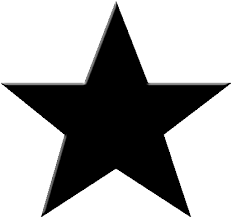
#> input picture homework4/temp.png, 232 x 218 px
$ jupyter execute --allow-errors '#FL4 2016124169 이유찬.ipynb'
#> lines starting #> are read from the running program, lines starting #| are printed output that depends on the picture; after the words box and inside, x2 and y2 are one past the last pixel; in counts of white or black regions, pixels touching at a corner belong together
#> further down, m is the input picture: PIL image 232x218 P; min 0, max 255, mean 166.9
[cell 1]
import numpy as np
from PIL import Image
from numpy import linalg as LA

def gaussian(k,mean = 0, std=1):
#> called with k = 3, mean = 0, std = 1
    if k%2==0:
        raise Exception('짝수 X')
    size = (k,k)
    gauss_filter = np.zeros(size)
    mid = (k-1)//2

    # mean = 0 이라 가정

    for i in range(k):
        for j in range(k):
            gauss_filter[i,j] = np.exp(-((((i-mid)**2) + ((j-mid)**2))/(2*(std**2))))
    K = gauss_filter.sum()

    return gauss_filter/K

# [32 lines left out: function moravec, not called in this run]


def harris(image):
    k=3
    weight = gaussian(k=k)
    threshold = 0.9
    original_img = np.array(image).astype('float32')
    if len(original_img.shape)==2:
        original_img = np.expand_dims(original_img,2)
        weight = np.expand_dims(weight,2)

    height, width, channel = original_img.shape
#> height = 218; width = 232; channel = 1
    original_img = np.pad(original_img/255., (((k-1)//2,(k-1)//2),((k-1)//2,(k-1)//2),(0,0)), 'constant', constant_values=0)
#> original_img: shape (220, 234, 1) float32

    dx_filter = np.array([[-1,0,1],[-1,0,1],[-1,0,1]])
    dy_filter = np.array([[-1,-1,-1],[0,0,0],[1,1,1]])


    a1 = np.zeros(shape=(height,width,channel))
    a4 = np.zeros(shape=(height,width,channel))
    a23 = np.zeros(shape=(height,width,channel))
    for h in range(height):
        for w in range(width):
            for c in range(channel):
                a1[h,w,c] = (original_img[h:h+k,w:w+k,c]*dy_filter).sum()
                a4[h,w,c] = (original_img[h:h+k,w:w+k,c]*dx_filter).sum()
                a23[h,w,c] = (original_img[h:h+k,w:w+k,c]*dx_filter).sum()
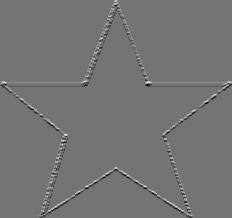
#> a1: shape (218, 232, 1) float64; min -0.302, max 0.357, mean 0; drawn with min black and max white

    a1 = np.pad(a1, (((k-1)//2,(k-1)//2),((k-1)//2,(k-1)//2),(0,0)), 'constant', constant_values=0)
#> a1: shape (220, 234, 1) float64
    a4 = np.pad(a4, (((k-1)//2,(k-1)//2),((k-1)//2,(k-1)//2),(0,0)), 'constant', constant_values=0)
    a23 = np.pad(a23, (((k-1)//2,(k-1)//2),((k-1)//2,(k-1)//2),(0,0)), 'constant', constant_values=0)

    _a1 = np.zeros(shape=(height,width,channel))
    _a4 = np.zeros(shape=(height,width,channel))
    _a23 = np.zeros(shape=(height,width,channel))
    for h in range(height):
        for w in range(width):
            for c in range(channel):
                _a1[h,w,c] = (a1[h:h+k,w:w+k,c]*dy_filter).sum()
                _a4[h,w,c] = (a4[h:h+k,w:w+k,c]*dx_filter).sum()
                _a23[h,w,c] = (a23[h:h+k,w:w+k,c]*dy_filter).sum()
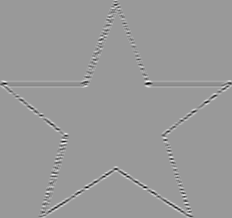
#> _a1: shape (218, 232, 1) float64; min -1.54, max 1.02, mean -0.0001; drawn with min black and max white
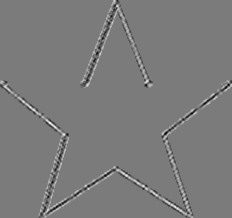
#> _a23: shape (218, 232, 1) float64; min -0.533, max 0.565, mean 0; drawn with min black and max white
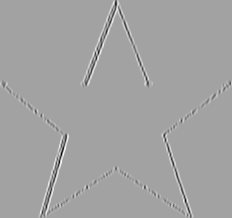
#> _a4: shape (218, 232, 1) float64; min -2.09, max 1.2, mean -7.12e-05; drawn with min black and max white

    _a1 = np.pad(_a1, (((k-1)//2,(k-1)//2),((k-1)//2,(k-1)//2),(0,0)), 'constant', constant_values=0)
#> _a1: shape (220, 234, 1) float64
    _a4 = np.pad(_a4, (((k-1)//2,(k-1)//2),((k-1)//2,(k-1)//2),(0,0)), 'constant', constant_values=0)
#> _a4: shape (220, 234, 1) float64
    _a23 = np.pad(_a23, (((k-1)//2,(k-1)//2),((k-1)//2,(k-1)//2),(0,0)), 'constant', constant_values=0)
#> _a23: shape (220, 234, 1) float64

    result = np.zeros(shape=(height,width,channel))
    for h in range(height):
        for w in range(width):
            for c in range(channel):
                p = (_a1[h:h+k,w:w+k,c]*weight).sum()
                q = (_a4[h:h+k,w:w+k,c]*weight).sum()
                r = (_a23[h:h+k,w:w+k,c]*weight).sum()

                K=0.04
                C = ((p*q)-(r**2))-(K*((p+q)**2))
                #print(C)
                if np.abs(C)>threshold:
                    result[h,w,c]=True
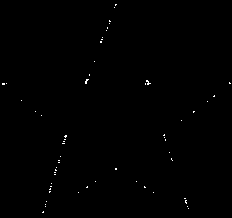
#> result: shape (218, 232, 1) float64; values 0 (black) and 1 (white), 0.28% white in thin lines or dots

    return result


# [25 lines left out: function susan, not called in this run]

[cell 2]
import matplotlib.pyplot as plt

#path = 'lena_grey.bmp'
path = 'temp.png'
m = Image.open(path)
plt.imshow(m,cmap='gray'), plt.axis('off')
plt.show()
'''
print('-----------moravec-------------')
result = moravec(m)
c = np.squeeze(result)
plt.imshow(c, cmap='gray'), plt.axis('off')
plt.show()
'''
print('-----------harris-------------')
result = harris(m)
c = np.squeeze(result)
plt.imshow(c, cmap='gray'), plt.axis('off')
plt.show()
'''
print('-----------susan-------------')
result = susan(m)
c = np.squeeze(result)
plt.imshow(c, cmap='gray'), plt.axis('off')
plt.show()
'''

[cell 3]
# problem 1

import numpy as np
from PIL import Image
import copy

def generate_xfilter():
    _filter = [[-1,0,1],
               [-2,0,2],
               [-1,0,1]]
    _filter = np.array(_filter)
    return _filter

def generate_yfilter():
    _filter = [[-1,-2,-1],
               [0,0,0],
               [1,2,1]]
    _filter = np.array(_filter)
    return _filter

def edge_map(image_path):
#> called with image_path = 'temp.png'
    original_img = Image.open(image_path)
    original_img = np.array(original_img).astype('float32')
    if len(original_img.shape)==2:
        original_img = np.expand_dims(original_img,2)


    array_shape = (original_img.shape[0]-2, original_img.shape[1]-2, original_img.shape[2])
#> array_shape = (216, 230, 1)
    dx_map = np.zeros(shape = array_shape)
    dy_map = np.zeros(shape = array_shape)
    gradient_strength_map = np.zeros(shape = array_shape)
    gradient_orientation_map = np.zeros(shape = array_shape)
    xfilter = generate_xfilter()
    yfilter = generate_yfilter()
    for h in range(original_img.shape[0]-2):
        for w in range(original_img.shape[1]-2):
            for c in range(original_img.shape[2]):
                gradient_x = np.multiply(original_img[h:h+3,w:w+3,c],xfilter).sum()
                gradient_y = np.multiply(original_img[h:h+3,w:w+3,c],yfilter).sum()
                strength = (gradient_x**2 + gradient_y**2)**(1/2)

                orientation = (np.arctan(gradient_y/(gradient_x+1e-8))+np.pi/2)/np.pi*255.
                dx_map[h,w,c]=gradient_x
                dy_map[h,w,c]=gradient_y
                gradient_strength_map[h,w,c] = strength
                gradient_orientation_map[h,w,c] = orientation
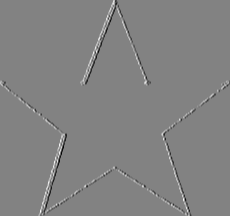
#> dx_map: shape (216, 230, 1) float64; min -153, max 145, mean 0; drawn with min black and max white
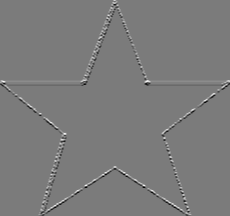
#> dy_map: shape (216, 230, 1) float64; min -117, max 124, mean 0; drawn with min black and max white
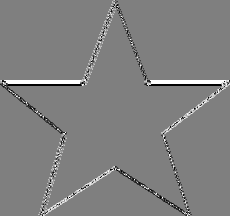
#> gradient_orientation_map: shape (216, 230, 1) float64; min 1.45e-08, max 255, mean 128.3
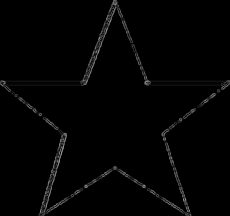
#> gradient_strength_map: shape (216, 230, 1) float64; min 0, max 153, mean 3.4

    final_map = gradient_strength_map > 0
#> final_map: shape (216, 230, 1) bool; 7.7% white; 1 white region, box (x1, y1, x2, y2) and area: (0, 0, 230, 216) 3835

    return final_map

def solution(image):

    def check(cy,cx,img):
        d = [[0,1],[1,1],[1,0],[1,-1],[0,-1],[-1,-1],[-1,0],[-1,1]]
        n0 = img[cy+d[0][0],cx+d[0][1]]
        n1 = img[cy+d[1][0],cx+d[1][1]]
        n2 = img[cy+d[2][0],cx+d[2][1]]
        n3 = img[cy+d[3][0],cx+d[3][1]]
        n4 = img[cy+d[4][0],cx+d[4][1]]
        n5 = img[cy+d[5][0],cx+d[5][1]]
        n6 = img[cy+d[6][0],cx+d[6][1]]
        n7 = img[cy+d[7][0],cx+d[7][1]]

        if img[cy,cx]==1 and \
        ((not n0 and \
        (n4 and \
         (n5 or n6 or n2 or n3) and \
         (n6 or not n7) and \
         (n2 or not n1))) or \

         (not n4 and \
        (n0 and \
         (n1 or n2 or n6 or n7) and \
         (n2 or not n3) and \
         (n6 or not n5))) or \

         (not n2 and \
        (n6 and \
         (n7 or n0 or n4 or n5) and \
         (n0 or not n1) and \
         (n4 or not n3))) or \

         (not n6 and \
        (n2 and \
         (n3 or n4 or n0 or n1) and \
         (n4 or not n5) and \
         (n0 or not n7)))):
            return True
        return False
        '''
        if img[cy,cx]==1 and \
        ((n0 and \
        (not n4 and \
         (not n5 or not n6 or not n2 or not n3) and \
         (not n6 or n7) and \
         (not n2 or n1))) or \

         (n4 and \
        (not n0 and \
         (not n1 or not n2 or not n6 or not n7) and \
         (not n2 or n3) and \
         (not n6 or n5))) or \

         (n2 and \
        (not n6 and \
         (not n7 or not n0 or not n4 or not n5) and \
         (not n0 or n1) and \
         (not n4 or n3))) or \

         (n6 and \
        (not n2 and \
         (not n3 or not n4 or not n0 or not n1) and \
         (not n4 or n5) and \
         (not n0 or n7)))):
            return True
        return False
        '''

    M,N = image.shape
    result = copy.deepcopy(image)
    out=copy.deepcopy(result)
    while True:
        for j in range(1,M-2):
            for i in range(1,N-2):
                if check(j,i,result):
                    result[j,i]=0
                else:
                    result[j,1]=1

        if (out==result).all():
            break
        out=copy.deepcopy(result)

    return result

[cell 4]
import matplotlib.pyplot as plt

#path = 'lena_grey.bmp'
path = 'temp.png'
m = Image.open(path)
plt.imshow(m,cmap='gray'), plt.axis('off')
plt.show()

final_map = edge_map(path)
c = np.squeeze(final_map)
m = Image.fromarray(c)
plt.imshow(m, cmap='gray'), plt.axis('off')
plt.show()

final_map = final_map.squeeze()
result = solution(final_map)
#> the loop in solution, `while True:` made 2 passes
#> pass 1, in solution, `out=copy.deepcopy(result)`:
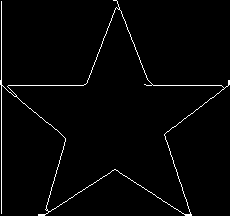
#> out: shape (216, 230) bool; 2% white in thin lines or dots
c = np.squeeze(result)
m = Image.fromarray(c)
#> m: PIL image 230x216 1; 2% white in thin lines or dots
plt.imshow(m, cmap='gray'), plt.axis('off')
plt.show()

[cell 5]
import numpy as np
import matplotlib.pyplot as plt
from PIL import Image

# [56 lines left out: functions gaussian, solution, downsampling, not called in this run]

[cell 6]
import matplotlib.pyplot as plt

path = 'lena_grey.bmp'
#> (the rest of this cell did not finish here and is left out)

[cell 7]
a1 = [[3,1],[2,-1]]
#> a1 = [[3, 1], [2, -1]]
a1 = np.array(a1)
a2 = np.linalg.inv(a1)
#> a2 = [[0.2, 0.2], [0.4, -0.6]]
l = np.array([[4,0],[0,-1]])
a1.dot(l).dot(a2)
#> Out = [[2, 3], [2, 1]]
